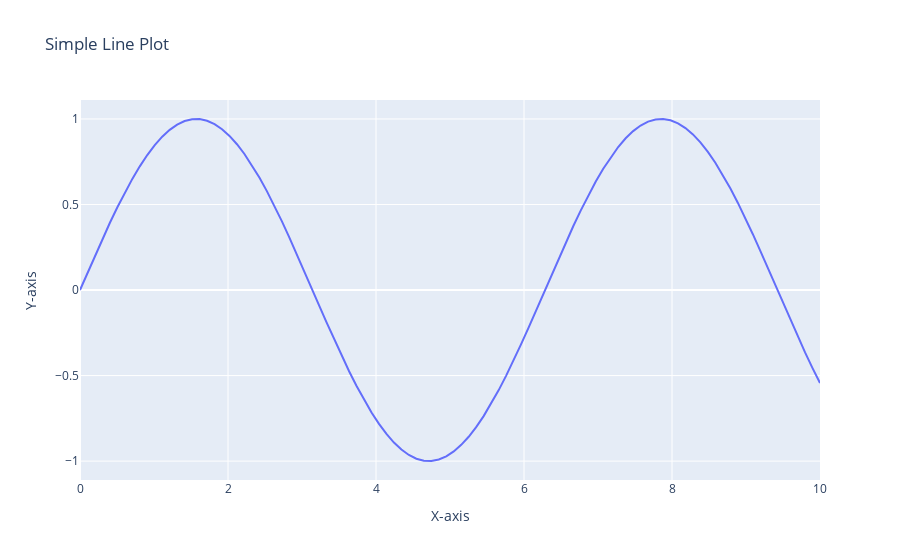

Notebook cell for this chart:
### Markdown cell above
# Plotly

### Code cell
#Line Plots
import plotly.graph_objs as go

x	= np.linspace(0,10,100)
y = np.sin(x)
fig = go.Figure(data=go.Scatter(x=x,y=y, mode='lines', name='sin(x)'))
fig.update_layout(title='Simple Line Plot', xaxis_title='X-axis', yaxis_title='Y-axis')
fig.show()
